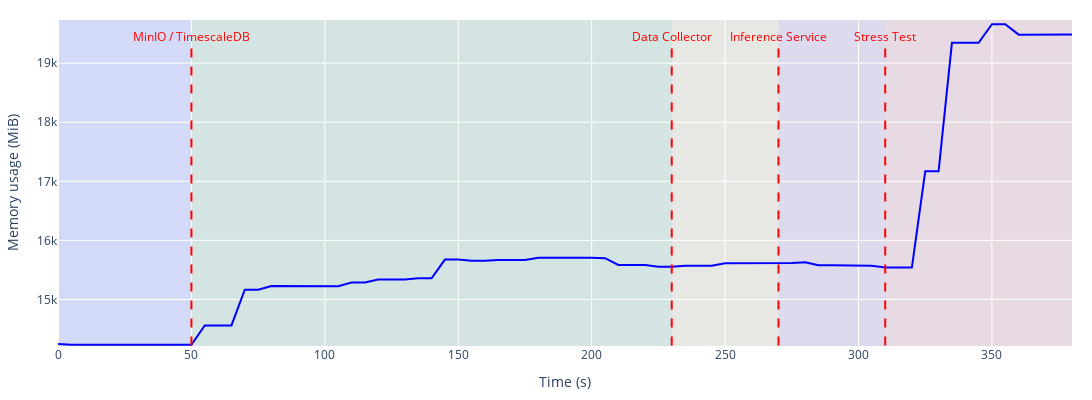

The cell this chart's notebook holds for it:
### Code cell
fig = go.Figure()

fig.add_trace(
    go.Scatter(
        x=data["time"],
        y=data["memory"],
        mode="lines",
        line=dict(color="blue"),
    )
)

rectangular_x_start = [0] + list(line_x.values()) + [data["time"].max() / TIME_RESOLUTION]
colours = ["blue", "green", "orange", "purple", "red"]

for i in range(len(rectangular_x_start) - 1):
    fig.add_shape(
        type="rect",
        x0=rectangular_x_start[i] * TIME_RESOLUTION,
        x1=rectangular_x_start[i + 1] * TIME_RESOLUTION,
        y0=data["cpu"].min(),
        y1=data["cpu"].max() + 1e4,
        fillcolor=colours[i % len(colours)],
        opacity=0.08,
        layer="below",
        line_width=0,
    )

# add horizontal lines
for x_name, x in line_x.items():
    fig.add_trace(
        go.Scatter(
            x=[x*TIME_RESOLUTION, x*TIME_RESOLUTION],
            y=[data["memory"].min(), data["memory"].max() - 3e2],
            mode="lines",
            line=dict(color="red", dash="dash"),
        )
    )

    fig.add_annotation(
        x=x*TIME_RESOLUTION,
        y=data["memory"].max() - 3e2,
        text=x_name,
        showarrow=False,
        yshift=5,
        font=dict(color="red")
    )

fig.update_layout(
    xaxis_title="Time (s)",
    yaxis_title="Memory usage (MiB)",
    height=400,
    width=1200,
    margin=dict(l=20, r=20, t=20, b=20),
    showlegend=False,
    yaxis=dict(
        range=[data["memory"].min()-10, data["memory"].max()+70],
    ),
)
write_image(fig, "deploy_ram_usage.pdf")
# write_image(fig, "deploy_ram_usage.png")

### Figure 1 — Plotly figure (JSON) as saved in the notebook; plotly's stock layout.template omitted (floating-point values rounded to 4 significant figures)
{"data": [{"line": {"color": "blue"}, "mode": "lines", "type": "scatter", "x": [0, 5, 10, 15, 20, 25, 30, 35, 40, 45, 50, 55, 60, 65, 70, 75, 80, 85, 90, 95, 100, 105, 110, 115, 120, 125, 130, 135, 140, 145, 150, 155, 160, 165, 170, 175, 180, 185, 190, 195, 200, 205, 210, 215, 220, 225, 230, 235, 240, 245, 250, 255, 260, 265, 270, 275, 280, 285, 290, 295, 300, 305, 310, 315, 320, 325, 330, 335, 340, 345, 350, 355, 360, 365, 370, 375, 380], "y": [14247, 14234, 14234, 14234, 14222, 14222, 14223, 14223, 14234, 14234, 14234, 14560, 14560, 14560, 15164, 15164, 15227, 15227, 15227, 15224, 15224, 15224, 15287, 15287, 15336, 15336, 15336, 15357, 15357, 15675, 15675, 15656, 15656, 15670, 15670, 15670, 15706, 15706, 15714, 15702, 15708, 15698, 15585, 15585, 15585, 15555, 15555, 15569, 15569, 15569, 15613, 15613, 15613, 15613, 15613, 15619, 15631, 15580, 15580, 15580, 15570, 15570, 15542, 15542, 15542, 17169, 17169, 19345, 19345, 19345, 19661, 19661, 19483, 19483, 19483, 19485, 19485]}, {"line": {"color": "red", "dash": "dash"}, "mode": "lines", "type": "scatter", "x": [50, 50], "y": [14222, 19361]}, {"line": {"color": "red", "dash": "dash"}, "mode": "lines", "type": "scatter", "x": [230, 230], "y": [14222, 19361]}, {"line": {"color": "red", "dash": "dash"}, "mode": "lines", "type": "scatter", "x": [270, 270], "y": [14222, 19361]}, {"line": {"color": "red", "dash": "dash"}, "mode": "lines", "type": "scatter", "x": [310, 310], "y": [14222, 19361]}], "layout": {"annotations": [{"font": {"color": "red"}, "showarrow": false, "text": "MinIO / TimescaleDB", "x": 50, "y": 19361, "yshift": 5}, {"font": {"color": "red"}, "showarrow": false, "text": "Data Collector", "x": 230, "y": 19361, "yshift": 5}, {"font": {"color": "red"}, "showarrow": false, "text": "Inference Service", "x": 270, "y": 19361, "yshift": 5}, {"font": {"color": "red"}, "showarrow": false, "text": "Stress Test", "x": 310, "y": 19361, "yshift": 5}], "height": 400, "margin": {"b": 20, "l": 20, "r": 20, "t": 20}, "shapes": [{"fillcolor": "blue", "layer": "below", "line": {"width": 0}, "opacity": 0.08, "type": "rect", "x0": 0, "x1": 50, "y0": 1065, "y1": 29369}, {"fillcolor": "green", "layer": "below", "line": {"width": 0}, "opacity": 0.08, "type": "rect", "x0": 50, "x1": 230, "y0": 1065, "y1": 29369}, {"fillcolor": "orange", "layer": "below", "line": {"width": 0}, "opacity": 0.08, "type": "rect", "x0": 230, "x1": 270, "y0": 1065, "y1": 29369}, {"fillcolor": "purple", "layer": "below", "line": {"width": 0}, "opacity": 0.08, "type": "rect", "x0": 270, "x1": 310, "y0": 1065, "y1": 29369}, {"fillcolor": "red", "layer": "below", "line": {"width": 0}, "opacity": 0.08, "type": "rect", "x0": 310, "x1": 380, "y0": 1065, "y1": 29369}], "showlegend": false, "width": 1200, "xaxis": {"title": {"text": "Time (s)"}}, "yaxis": {"range": [14212, 19731], "title": {"text": "Memory usage (MiB)"}}}}
